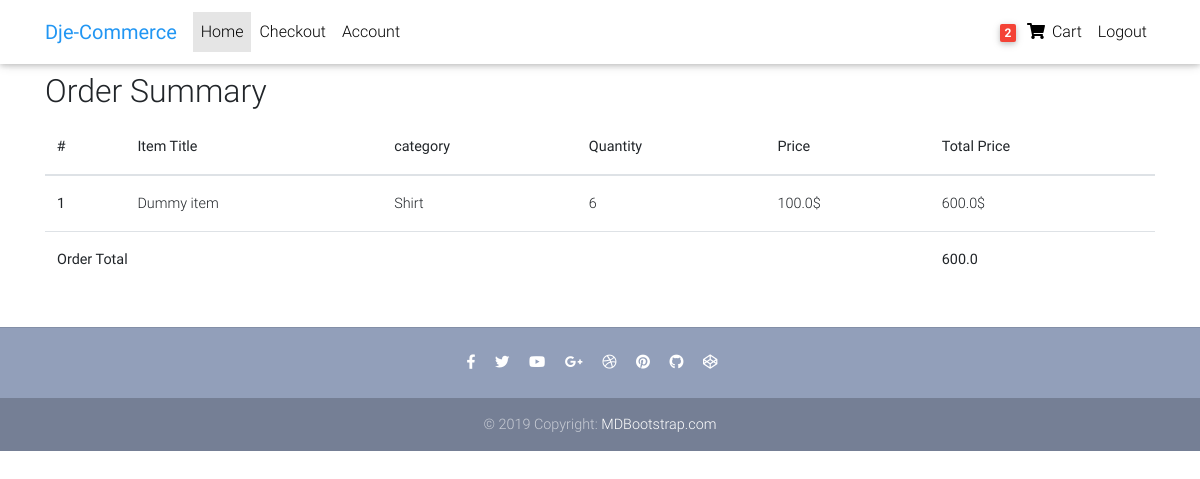
The page /order/wga5859ryp27tjexk315 (signed in) on the database its author committed.
### core/models.py (models this page shows, shortened)
class Order(models.Model):
  user = models.ForeignKey(settings.AUTH_USER_MODEL, on_delete=models.CASCADE)
  ref_code = models.CharField(max_length=20)
  start_data = models.DateTimeField(auto_now_add=True)
  ordered_date = models.DateTimeField()
  ordered = models.BooleanField(default=False)
  billing_address = models.ForeignKey('BillingAddress' , on_delete=models.SET_NULL ,blank=True, null=True)
  payment = models.ForeignKey('Payment' , on_delete=models.SET_NULL ,blank=True, null=True)
  coupon = models.ForeignKey('Coupon', on_delete=models.SET_NULL ,blank=True, null=True)
  being_delivered = models.BooleanField(default=False)
  received = models.BooleanField(default=False)
  refund_requested = models.BooleanField(default=False)
  refund_granted = models.BooleanField(default=False)
  def get_total_price(self):
    total = 0
    for item in self.items.all():
      tmp = item.get_final_price()
      total = total + tmp
    if self.coupon:
      total -= ((self.coupon.amount/100)*total)
    return total

class OrderItem(models.Model):
  user = models.ForeignKey(settings.AUTH_USER_MODEL, on_delete=models.CASCADE, blank=True , null= True)
  order = models.ForeignKey(Order , on_delete=models.CASCADE , related_name='items')
  ordered = models.BooleanField(default=False)
  item = models.ForeignKey(Item, on_delete=models.CASCADE)
  quantity = models.IntegerField(default=1)
  def get_total_item_price(self):
    return self.quantity * self.item.price
  def get_final_price(self):
    if self.item.discount_price :
      return self.get_total_item_dicount_price()
    else :
      return self.get_total_item_price()

class Item (models.Model):
  title = models.CharField(max_length=100)
  price = models.FloatField()
  discount_price = models.FloatField(blank=True , null=True)
  category = models.CharField(choices=CATEGORY_CHOICES, max_length=2)
  label = models.CharField(choices=LABEL_CHOICES, max_length=1)
  slug = models.SlugField()
  description = models.TextField()
  image = models.ImageField(blank = True)

### core/views.py (the view)
# urls.py: path('order/<str:ref_code>', views.order , name = 'order'),
@login_required
def order(request,ref_code):
  order = Order.objects.get(ref_code=ref_code)
  order_items = OrderItem.objects.filter(order=order).all()
  return render(request,"core/order.html",{
    'order_items' : order_items,
    'order' : order
  })

### core/templatetags/tags.py (called while the page is built)
@register.filter
def cart_item_count(user):
   if user.is_authenticated :
      qs = Order.objects.filter(user = user , ordered = False)
      count = 0
      if qs.exists():
        for item in OrderItem.objects.filter(order = qs[0]).all() :
          count += item.quantity
      return count

### templates/core/order.html (shortened to what this page needs)
{% extends "core/base.html" %}
{% block content %}
<div class='container'>
  <h2>Order Summary</h2>
  <div class="table-responsive">
    <table class="table">
      <thead>
        <tr>
          <th scope="col">#</th>
          <th scope="col">Item Title</th>
          <th scope="col"> category</th>
          <th scope="col">Quantity</th>
          <th scope="col">Price</th>
          <th scope="col">Total Price</th>
        </tr>
    </thead>
    <tbody>
        {% for order_item in order_items %}
        <tr>
          <th scope="row">{{forloop.counter}}</th>
          <td><a href="{% url 'core:product' order_item.item.slug %}"> {{order_item.item.title}}</a></td>
          <td>{{order_item.item.get_category_display}}</td>
          <td>{{order_item.quantity }}</td>
          {% if order_item.item.discount_price %}
            <td>
              <span class="mr-1">
                  <del>{{order_item.item.price}}$</del>
              </span>
              {{order_item.item.discount_price}}$</td>
            <td>
              <span class="mr-1">
                  <del>{{order_item.get_total_item_price}}$</del>
              </span>
              {{order_item.get_total_item_dicount_price}}$
              <a style='color: red;' href="{% url 'core:remove_from_cart' order_item.item.slug %}">
                <i class="fas fa-trash float-right"></i>
              </a>
            </td>
          {% else %}
            <td>{{order_item.item.price}}$</td>
            <td>{{order_item.get_total_item_price}}$</td>
          {% endif %}
        </tr>
        {% endfor %}
        <tr>
          <td colspan="5"><b>Order Total</b></td>
          <td><b>{{order.get_total_price}}</b></td>
        </tr>
      </tbody>
    </table>
  </div>
</div>
{% endblock content %}

### templates/core/navbar.html (shortened to what this page needs)
{% load tags%}
<nav class="navbar fixed-top navbar-expand-lg navbar-light white scrolling-navbar">
    <div class="container">
      <a class="navbar-brand waves-effect" href="#" >
        <strong class="blue-text">Dje-Commerce</strong>
      </a>
      <div class="collapse navbar-collapse" id="navbarSupportedContent">
        <ul class="navbar-nav mr-auto">
          <li class="nav-item active">
            <a class="nav-link waves-effect" href="{% url 'core:home' %}">Home
            </a>
          </li>
          {% if request.user.is_authenticated %}
          <li class="nav-item">
            <a class="nav-link waves-effect" href="{% url 'core:checkout' %}">Checkout</a>
          </li>
          <li class="nav-item">
            <a class="nav-link waves-effect" href="{% url 'core:account' %}">Account</a>
          </li>
          {% endif %}
        </ul>
        <ul class="navbar-nav nav-flex-icons">
        {% if request.user.is_authenticated %}
          <li class="nav-item">
            <a href="{% url 'core:order_summary' %}" class="nav-link waves-effect">
              <span class="badge red z-depth-1 mr-1"> {{request.user|cart_item_count}} </span>
              <i class="fas fa-shopping-cart"></i>
              <span class="clearfix d-none d-sm-inline-block"> Cart </span>
            </a>
          </li>
          <li class="nav-item">
            <a class="nav-link waves-effect" href="{% url 'account_logout' %}">Logout</a>
          </li>
        {% endif %}
        </ul>
      </div>
    </div>
  </nav>

### templates/core/base.html (style rules this page uses)
html, body, header, .carousel { height: 60vh; }

### rows shown on the page
OrderItem: item "Dummy item", item.category "Shirt", quantity "6", item.price "100.0", get_total_item_price "600.0"
Order: get_total_price "600.0"

### other values the page prints
{{ request.user|cart_item_count }} "2"
